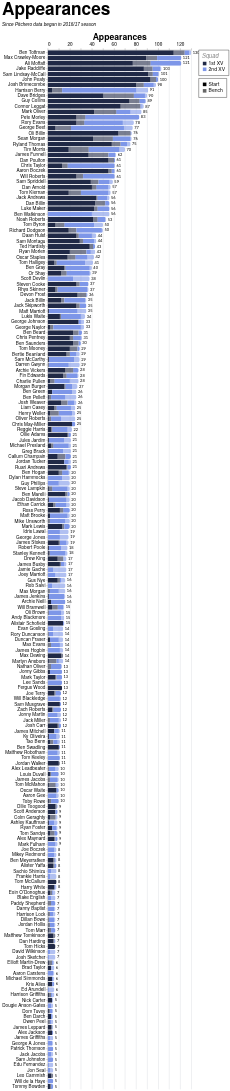

Describe this chart as a Vega-Lite specification.
### Vega-Lite specification from a JSON file in a GitHub repository (floating-point values rounded to 4 significant figures; data arrays with more than 128 entries replaced by an {"elided": "..."} marker saying what was removed)
{"config": {"axis": {"labelFont": "PT Sans Narrow, Helvetica Neue, Helvetica, Arial, sans-serif", "titleFont": "PT Sans Narrow, Helvetica Neue, Helvetica, Arial, sans-serif", "labelFontSize": 13, "titleFontSize": 24, "gridColor": "#202947", "gridOpacity": 0.2, "zindex": 1}, "text": {"font": "Lato, sans-serif"}, "bar": {"cornerRadiusEnd": 5}, "header": {"labelFont": "PT Sans Narrow, Helvetica Neue, Helvetica, Arial, sans-serif", "titleFont": "PT Sans Narrow, Helvetica Neue, Helvetica, Arial, sans-serif", "labelFontSize": 24, "titleFontSize": 28, "labelFontWeight": "bold", "orient": "left"}, "legend": {"labelFont": "PT Sans Narrow, Helvetica Neue, Helvetica, Arial, sans-serif", "titleFont": "PT Sans Narrow, Helvetica Neue, Helvetica, Arial, sans-serif", "labelFontSize": 14, "titleFontSize": 16, "titlePadding": 5, "fillColor": "white", "strokeColor": "black", "padding": 10, "titleFontWeight": "lighter", "titleFontStyle": "italic", "titleColor": "gray", "offset": 10}, "title": {"font": "PT Sans Narrow, Helvetica Neue, Helvetica, Arial, sans-serif", "fontSize": 48, "fontWeight": "bold", "anchor": "start", "align": "center", "titlePadding": 20, "subtitlePadding": 10, "subtitleFontSize": 13, "subtitleColor": "", "subtitleFontStyle": "italic", "offset": 15, "color": "black"}, "axisX": {"labelAngle": 0}, "facet": {"title": null, "header": null, "align": {"row": "each", "column": "each"}, "spacing": 10}, "resolve": {"scale": {"y": "independent", "facet": "independent"}}, "background": "transparent", "scale": {"offsetBandPaddingOuter": 0.2, "offsetBandPaddingInner": 0.1}, "view": {"stroke": null, "background": "transparent"}}, "layer": [{"mark": {"type": "bar"}, "encoding": {"color": {"field": "squad", "legend": {"direction": "vertical", "labelExpr": "datum.value + ' XV'", "offset": 20, "orient": "right", "title": "Squad"}, "scale": {"domain": ["1st", "2nd"], "range": ["#202946", "#7d96e8"]}, "sort": ["1st", "2nd"], "type": "nominal"}, "opacity": {"field": "start", "legend": {"direction": "vertical", "offset": 20, "orient": "right", "title": null}, "scale": {"domain": ["Start", "Bench"], "range": [1.0, 0.6]}, "sort": ["Start", "Bench"], "type": "nominal"}, "order": {"field": "stack_order", "sort": "ascending", "type": "quantitative"}, "tooltip": [{"field": "player", "title": "Player", "type": "nominal"}, {"field": "squad", "title": "Squad", "type": "nominal"}, {"field": "start", "title": "Selection", "type": "nominal"}, {"aggregate": "sum", "field": "games", "title": "Games", "type": "quantitative"}, {"aggregate": "max", "field": "player_total", "title": "Total", "type": "quantitative"}], "x": {"aggregate": "sum", "axis": {"orient": "top", "title": "Appearances"}, "field": "games", "type": "quantitative"}, "y": {"field": "player", "sort": {"field": "player_total", "op": "max", "order": "descending"}, "title": null, "type": "nominal"}}}, {"mark": {"type": "text", "align": "left", "baseline": "middle", "color": "black", "dx": 4, "fontSize": 11}, "encoding": {"text": {"field": "total_games", "format": ".0f", "type": "quantitative"}, "x": {"axis": {"orient": "top", "title": "Appearances"}, "field": "total_games", "type": "quantitative"}, "y": {"field": "player", "sort": {"field": "player_total", "op": "max", "order": "descending"}, "title": null, "type": "nominal"}}, "transform": [{"aggregate": [{"op": "sum", "field": "games", "as": "total_games"}, {"op": "max", "field": "player_total", "as": "player_total"}], "groupby": ["player"]}]}], "data": {"name": "data-f80518e872b4cade31e798b358ee3f19"}, "height": {"step": 15}, "params": [{"name": "seasonParam", "value": []}, {"name": "gameTypesParam", "value": []}, {"name": "squadParam", "value": "All"}, {"name": "positionsParam", "value": []}, {"name": "minAppsParam", "value": 5}], "title": {"text": "Appearances", "subtitle": "Since Pitchero data began in 2016/17 season"}, "transform": [{"filter": "length(seasonParam) === 0 || indexof(seasonParam, datum.season) >= 0"}, {"filter": "length(gameTypesParam) === 0 || indexof(gameTypesParam, datum.game_type) >= 0"}, {"filter": "squadParam === \"All\" || datum.squad === squadParam"}, {"filter": "length(positionsParam) === 0 || indexof(positionsParam, datum.position) >= 0"}, {"joinaggregate": [{"op": "sum", "field": "games", "as": "player_total"}], "groupby": ["player"]}, {"filter": "datum.player_total >= minAppsParam"}], "width": 400, "$schema": "https://vega.github.io/schema/vega-lite/v5.20.1.json", "datasets": {"data-f80518e872b4cade31e798b358ee3f19": {"elided": "2377 records"}}}
